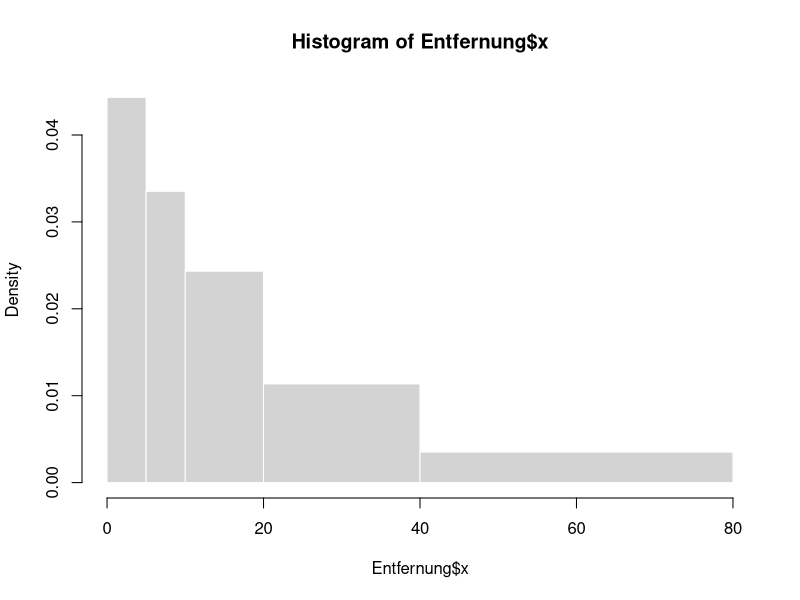

Source code (R):
Entfernung <- read.csv("Aufgabe1.csv")

length(Entfernung$x) #185

#a)
a <- sum(Entfernung$x>00 & Entfernung$x<=05) #41
b <- sum(Entfernung$x>05 & Entfernung$x<=10) #31
c <- sum(Entfernung$x>10 & Entfernung$x<=20) #45
d <- sum(Entfernung$x>20 & Entfernung$x<=40) #42
e <- sum(Entfernung$x>40 & Entfernung$x<=80) #26

######################################
#b)
a/185 #0.222
b/185 #0.168
c/185 #0.243
d/185 #0.227
e/185 #0.140

SHa <- a/(185*05) #0.0443
SHb <- b/(185*05) #0.0335
SHc <- c/(185*10) #0.0243
SHd <- d/(185*20) #0.0114
SHe <- e/(185*40) #0.0035

hist(Entfernung$x, 
     breaks = c(0,5,10,20,40,80),
     prob=TRUE,               
     bor="white")

